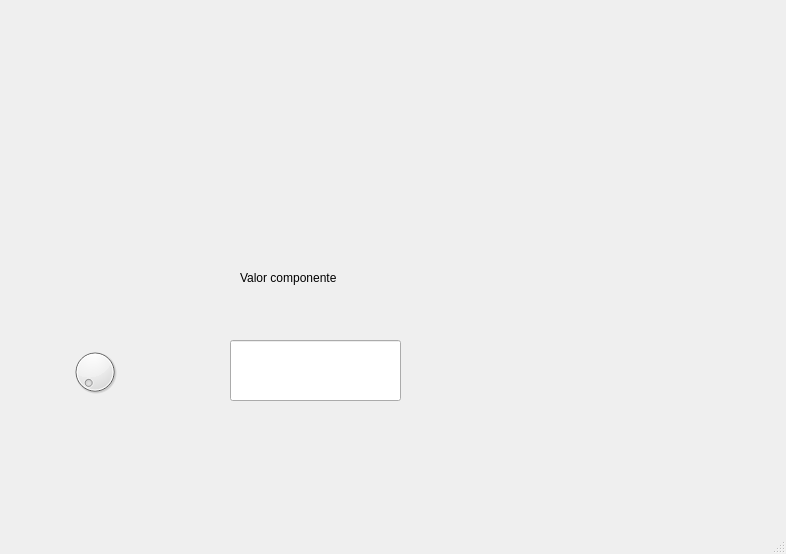
<?xml version="1.0" encoding="UTF-8"?>
<ui version="4.0">
 <class>MainWindow</class>
 <widget class="QMainWindow" name="MainWindow">
  <property name="geometry">
   <rect>
    <x>0</x>
    <y>0</y>
    <width>786</width>
    <height>554</height>
   </rect>
  </property>
  <property name="windowTitle">
   <string>MainWindow</string>
  </property>
  <widget class="QWidget" name="centralwidget">
   <widget class="QLineEdit" name="lineEdit">
    <property name="geometry">
     <rect>
      <x>230</x>
      <y>340</y>
      <width>171</width>
      <height>61</height>
     </rect>
    </property>
   </widget>
   <widget class="QLabel" name="label_2">
    <property name="geometry">
     <rect>
      <x>240</x>
      <y>270</y>
      <width>101</width>
      <height>16</height>
     </rect>
    </property>
    <property name="text">
     <string>Valor componente</string>
    </property>
   </widget>
   <widget class="QDial" name="dial">
    <property name="geometry">
     <rect>
      <x>70</x>
      <y>340</y>
      <width>50</width>
      <height>64</height>
     </rect>
    </property>
   </widget>
   <widget class="QLabel" name="label_3">
    <property name="geometry">
     <rect>
      <x>500</x>
      <y>340</y>
      <width>101</width>
      <height>151</height>
     </rect>
    </property>
    <property name="styleSheet">
     <string notr="true"/>
    </property>
    <property name="text">
     <string/>
    </property>
    <property name="pixmap">
     <pixmap resource="../Archivos/Recursos.qrc">:/logos/logo equipo 3.jpg</pixmap>
    </property>
    <property name="scaledContents">
     <bool>true</bool>
    </property>
   </widget>
   <widget class="QLabel" name="label_4">
    <property name="geometry">
     <rect>
      <x>500</x>
      <y>10</y>
      <width>101</width>
      <height>151</height>
     </rect>
    </property>
    <property name="styleSheet">
     <string notr="true"/>
    </property>
    <property name="text">
     <string/>
    </property>
    <property name="pixmap">
     <pixmap resource="../Archivos/Recursos.qrc">:/logos/Logo UAT.png</pixmap>
    </property>
    <property name="scaledContents">
     <bool>true</bool>
    </property>
   </widget>
   <widget class="QLabel" name="label">
    <property name="geometry">
     <rect>
      <x>0</x>
      <y>10</y>
      <width>311</width>
      <height>161</height>
     </rect>
    </property>
    <property name="text">
     <string/>
    </property>
    <property name="pixmap">
     <pixmap resource="../Archivos/Recursos.qrc">:/logos/logo facultad de ingenieria uat.png</pixmap>
    </property>
    <property name="scaledContents">
     <bool>true</bool>
    </property>
   </widget>
  </widget>
  <widget class="QMenuBar" name="menubar">
   <property name="geometry">
    <rect>
     <x>0</x>
     <y>0</y>
     <width>786</width>
     <height>21</height>
    </rect>
   </property>
  </widget>
  <widget class="QStatusBar" name="statusbar"/>
 </widget>
 <resources>
  <include location="../Archivos/Recursos.qrc"/>
 </resources>
 <connections/>
</ui>
